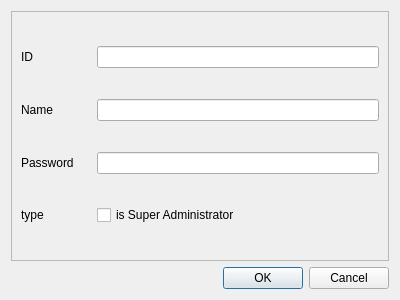
<?xml version="1.0" encoding="UTF-8"?>
<ui version="4.0">
 <class>modadmin</class>
 <widget class="QWidget" name="modadmin">
  <property name="geometry">
   <rect>
    <x>0</x>
    <y>0</y>
    <width>400</width>
    <height>300</height>
   </rect>
  </property>
  <property name="windowTitle">
   <string>Form</string>
  </property>
  <layout class="QVBoxLayout" name="verticalLayout_9">
   <item>
    <widget class="QFrame" name="frame_7">
     <property name="frameShape">
      <enum>QFrame::StyledPanel</enum>
     </property>
     <property name="frameShadow">
      <enum>QFrame::Raised</enum>
     </property>
     <layout class="QGridLayout" name="gridLayout_5">
      <item row="0" column="2">
       <widget class="QLineEdit" name="ID">
        <property name="minimumSize">
         <size>
          <width>116</width>
          <height>0</height>
         </size>
        </property>
        <property name="maximumSize">
         <size>
          <width>16777215</width>
          <height>16777215</height>
         </size>
        </property>
        <property name="text">
         <string/>
        </property>
       </widget>
      </item>
      <item row="2" column="2">
       <widget class="QLineEdit" name="password">
        <property name="text">
         <string/>
        </property>
       </widget>
      </item>
      <item row="1" column="0">
       <widget class="QLabel" name="label_17">
        <property name="sizePolicy">
         <sizepolicy hsizetype="Preferred" vsizetype="Fixed">
          <horstretch>0</horstretch>
          <verstretch>0</verstretch>
         </sizepolicy>
        </property>
        <property name="minimumSize">
         <size>
          <width>70</width>
          <height>0</height>
         </size>
        </property>
        <property name="maximumSize">
         <size>
          <width>100</width>
          <height>16777215</height>
         </size>
        </property>
        <property name="text">
         <string>Name</string>
        </property>
       </widget>
      </item>
      <item row="3" column="0">
       <widget class="QLabel" name="label_18">
        <property name="sizePolicy">
         <sizepolicy hsizetype="Preferred" vsizetype="Fixed">
          <horstretch>0</horstretch>
          <verstretch>0</verstretch>
         </sizepolicy>
        </property>
        <property name="minimumSize">
         <size>
          <width>70</width>
          <height>0</height>
         </size>
        </property>
        <property name="maximumSize">
         <size>
          <width>100</width>
          <height>16777215</height>
         </size>
        </property>
        <property name="text">
         <string>type</string>
        </property>
       </widget>
      </item>
      <item row="1" column="2">
       <widget class="QLineEdit" name="name">
        <property name="minimumSize">
         <size>
          <width>116</width>
          <height>0</height>
         </size>
        </property>
        <property name="maximumSize">
         <size>
          <width>16777215</width>
          <height>16777215</height>
         </size>
        </property>
       </widget>
      </item>
      <item row="0" column="0">
       <widget class="QLabel" name="label_19">
        <property name="sizePolicy">
         <sizepolicy hsizetype="Preferred" vsizetype="Fixed">
          <horstretch>0</horstretch>
          <verstretch>0</verstretch>
         </sizepolicy>
        </property>
        <property name="minimumSize">
         <size>
          <width>70</width>
          <height>0</height>
         </size>
        </property>
        <property name="maximumSize">
         <size>
          <width>100</width>
          <height>16777215</height>
         </size>
        </property>
        <property name="text">
         <string>ID</string>
        </property>
       </widget>
      </item>
      <item row="2" column="0">
       <widget class="QLabel" name="label_20">
        <property name="maximumSize">
         <size>
          <width>100</width>
          <height>16777215</height>
         </size>
        </property>
        <property name="text">
         <string>Password</string>
        </property>
       </widget>
      </item>
      <item row="3" column="2">
       <widget class="QCheckBox" name="checktypeBox">
        <property name="text">
         <string>is Super Administrator</string>
        </property>
       </widget>
      </item>
     </layout>
    </widget>
   </item>
   <item>
    <widget class="QDialogButtonBox" name="buttonBox">
     <property name="standardButtons">
      <set>QDialogButtonBox::Cancel|QDialogButtonBox::Ok</set>
     </property>
    </widget>
   </item>
  </layout>
 </widget>
 <resources/>
 <connections/>
</ui>
